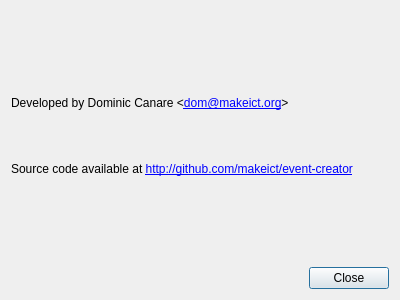
<?xml version="1.0" encoding="UTF-8"?>
<ui version="4.0">
 <class>Dialog</class>
 <widget class="QDialog" name="Dialog">
  <property name="geometry">
   <rect>
    <x>0</x>
    <y>0</y>
    <width>400</width>
    <height>300</height>
   </rect>
  </property>
  <property name="windowTitle">
   <string>About Event Creator</string>
  </property>
  <layout class="QVBoxLayout" name="verticalLayout">
   <item>
    <widget class="QLabel" name="label">
     <property name="text">
      <string>&lt;html&gt;&lt;head/&gt;&lt;body&gt;&lt;p&gt;Developed by Dominic Canare &amp;lt;&lt;a href=&quot;mailto:dom@makeict.org&quot;&gt;&lt;span style=&quot; text-decoration: underline; color:#0000ff;&quot;&gt;dom@makeict.org&lt;/span&gt;&lt;/a&gt;&amp;gt;&lt;/p&gt;&lt;p&gt;&lt;br/&gt;&lt;/p&gt;&lt;p&gt;Source code available at &lt;a href=&quot;http://github.com/makeict/event-creator&quot;&gt;&lt;span style=&quot; text-decoration: underline; color:#0000ff;&quot;&gt;http://github.com/makeict/event-creator&lt;/span&gt;&lt;/a&gt;&lt;/p&gt;&lt;/body&gt;&lt;/html&gt;</string>
     </property>
    </widget>
   </item>
   <item>
    <widget class="QDialogButtonBox" name="buttonBox">
     <property name="orientation">
      <enum>Qt::Horizontal</enum>
     </property>
     <property name="standardButtons">
      <set>QDialogButtonBox::Close</set>
     </property>
    </widget>
   </item>
  </layout>
 </widget>
 <resources/>
 <connections>
  <connection>
   <sender>buttonBox</sender>
   <signal>accepted()</signal>
   <receiver>Dialog</receiver>
   <slot>accept()</slot>
   <hints>
    <hint type="sourcelabel">
     <x>248</x>
     <y>254</y>
    </hint>
    <hint type="destinationlabel">
     <x>157</x>
     <y>274</y>
    </hint>
   </hints>
  </connection>
  <connection>
   <sender>buttonBox</sender>
   <signal>rejected()</signal>
   <receiver>Dialog</receiver>
   <slot>reject()</slot>
   <hints>
    <hint type="sourcelabel">
     <x>316</x>
     <y>260</y>
    </hint>
    <hint type="destinationlabel">
     <x>286</x>
     <y>274</y>
    </hint>
   </hints>
  </connection>
 </connections>
</ui>
